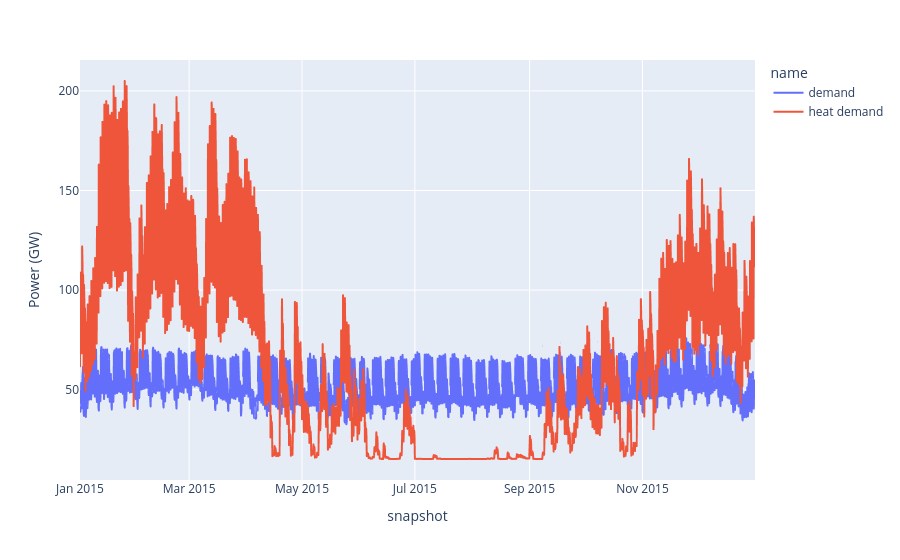

The cell this chart's notebook holds for it:
### Code cell
n.loads_t.p_set.div(1e3).plot(labels=dict(value="Power (GW)"))

### Figure 1 — Plotly figure (JSON) as saved in the notebook; plotly's stock layout.template omitted (floating-point values rounded to 4 significant figures; data arrays with more than 128 entries replaced by an {"elided": "..."} marker saying what was removed)
{"data": [{"hovertemplate": "name=demand<br>snapshot=%{x}<br>Power (GW)=%{y}<extra></extra>", "legendgroup": "demand", "line": {"color": "#636efa", "dash": "solid"}, "marker": {"symbol": "circle"}, "mode": "lines", "name": "demand", "showlegend": true, "type": "scattergl", "x": {"elided": "2190 str values"}, "xaxis": "x", "y": {"elided": "2190 float values"}, "yaxis": "y"}, {"hovertemplate": "name=heat demand<br>snapshot=%{x}<br>Power (GW)=%{y}<extra></extra>", "legendgroup": "heat demand", "line": {"color": "#EF553B", "dash": "solid"}, "marker": {"symbol": "circle"}, "mode": "lines", "name": "heat demand", "showlegend": true, "type": "scattergl", "x": {"elided": "2190 str values"}, "xaxis": "x", "y": {"elided": "2190 float values"}, "yaxis": "y"}], "layout": {"legend": {"title": {"text": "name"}, "tracegroupgap": 0}, "margin": {"t": 60}, "xaxis": {"anchor": "y", "domain": [0, 1], "title": {"text": "snapshot"}}, "yaxis": {"anchor": "x", "domain": [0, 1], "title": {"text": "Power (GW)"}}}}
